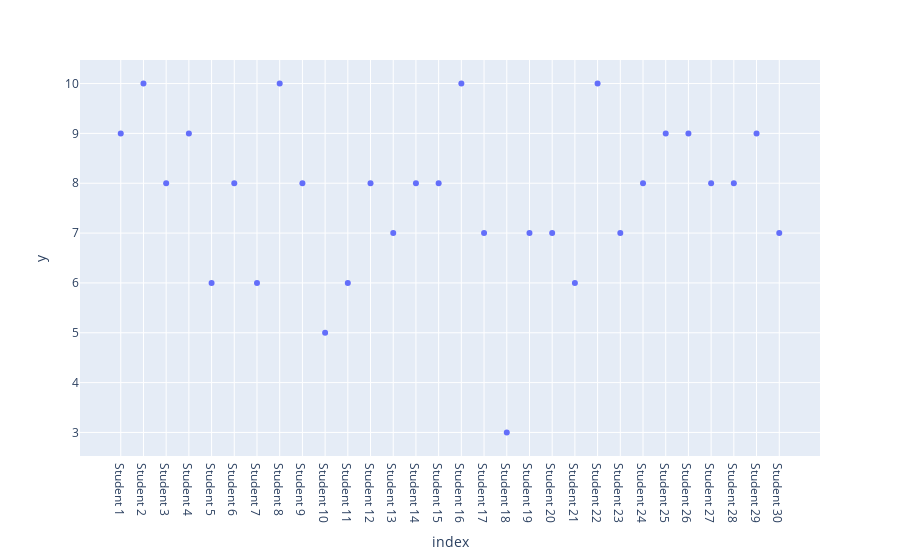

Notebook source saved alongside this figure:
### Code cell
fig2 = px.scatter(
    total_correct,
    x = total_correct.index,
    y = total_correct.values
)

fig2.show()

### Figure 1 — Plotly figure (JSON) as saved in the notebook; plotly's stock layout.template omitted (floating-point values rounded to 4 significant figures)
{"data": [{"hovertemplate": "index=%{x}<br>y=%{y}<extra></extra>", "legendgroup": "", "marker": {"color": "#636efa", "symbol": "circle"}, "mode": "markers", "name": "", "orientation": "v", "showlegend": false, "type": "scatter", "x": ["Student 1", "Student 2", "Student 3", "Student 4", "Student 5", "Student 6", "Student 7", "Student 8", "Student 9", "Student 10", "Student 11", "Student 12", "Student 13", "Student 14", "Student 15", "Student 16", "Student 17", "Student 18", "Student 19", "Student 20", "Student 21", "Student 22", "Student 23", "Student 24", "Student 25", "Student 26", "Student 27", "Student 28", "Student 29", "Student 30"], "xaxis": "x", "y": [9, 10, 8, 9, 6, 8, 6, 10, 8, 5, 6, 8, 7, 8, 8, 10, 7, 3, 7, 7, 6, 10, 7, 8, 9, 9, 8, 8, 9, 7], "yaxis": "y"}], "layout": {"legend": {"tracegroupgap": 0}, "margin": {"t": 60}, "xaxis": {"anchor": "y", "domain": [0, 1], "title": {"text": "index"}}, "yaxis": {"anchor": "x", "domain": [0, 1], "title": {"text": "y"}}}}
